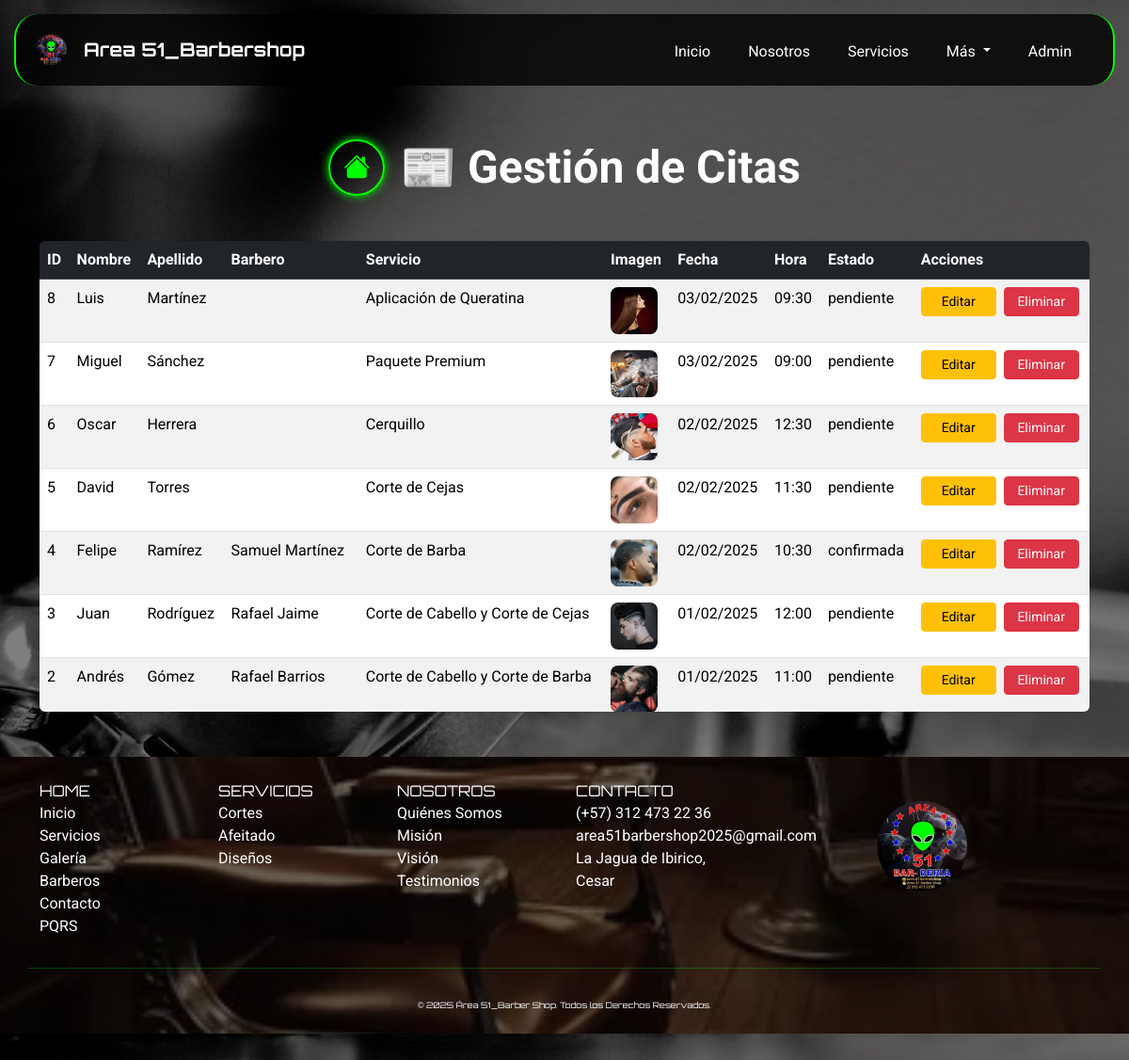
Page /index.php?page=citas on the committed database.
### tables this page shows
CREATE TABLE `citas` (
  `id_cita` int(11) NOT NULL,
  `id_cliente` int(11) NOT NULL,
  `id_barbero` int(11) NOT NULL,
  `id_servicio` int(11) NOT NULL,
  `img_servicio` varchar(255) DEFAULT NULL,
  `fecha_cita` date NOT NULL,
  `hora_cita` time NOT NULL,
  `estado` enum('pendiente','confirmada','cancelada','realizada') DEFAULT 'pendiente',
  `fecha_creacion` timestamp NOT NULL DEFAULT current_timestamp()
);

CREATE TABLE `clientes` (
  `id_cliente` int(11) NOT NULL,
  `nombre` varchar(100) NOT NULL,
  `apellido` varchar(100) NOT NULL,
  `telefono` varchar(20) DEFAULT NULL,
  `correo` varchar(150) DEFAULT NULL,
  `fecha_registro` timestamp NOT NULL DEFAULT current_timestamp()
);

CREATE TABLE `servicios` (
  `id_servicio` int(11) NOT NULL,
  `img_servicio` varchar(255) DEFAULT NULL,
  `nombre` varchar(100) NOT NULL,
  `descripcion` text DEFAULT NULL,
  `precio` decimal(10,2) DEFAULT NULL,
  `observacion` varchar(255) DEFAULT NULL
);

CREATE TABLE `barberos` (
  `id_barbero` int(11) NOT NULL,
  `img_barberos` varchar(255) DEFAULT NULL,
  `nombre` varchar(100) NOT NULL,
  `especialidad` varchar(500) NOT NULL,
  `telefono` varchar(20) DEFAULT NULL,
  `email` varchar(100) DEFAULT NULL,
  `fecha_contratacion` date DEFAULT NULL
);

### app/controllers/CitasController.php (called while the page is built, shortened)
<?php
require_once __DIR__ . '/../models/Cita.php';
class CitasController {
    private $citas;
    public function __construct($db) {
        $this->citas = new Citas($db);
    }
    public function listarCitas() {
        return $this->citas->listar();
    }
}

### app/models/Cita.php (called while the page is built, shortened)
<?php
class Citas {
    private $db;
    public function __construct($db) {
        $this->db = $db;
    }
    public function listar() {
        $stmt = $this->db->prepare("
            SELECT
                c.id_cita,
                cli.nombre AS nombre_cliente,
                cli.apellido AS apellido_cliente,
                b.nombre AS barbero,
                s.nombre AS servicio,
                s.img_servicio AS servicio_imagen,
                c.fecha_cita,
                c.hora_cita,
                c.estado
            FROM citas c
            LEFT JOIN clientes cli ON c.id_cliente = cli.id_cliente
            LEFT JOIN barberos b ON c.id_barbero = b.id_barbero
            LEFT JOIN servicios s ON c.id_servicio = s.id_servicio
            ORDER BY c.fecha_cita DESC, c.hora_cita DESC
        ");
        $stmt->execute();
        return $stmt->fetchAll(PDO::FETCH_ASSOC);
    }
}

### app/views/citas/citas.php (the view, shortened to what this page needs)
<?php
require_once __DIR__ . '/../../controllers/CitasController.php';
$citasController = new CitasController($db);
$citas = $citasController->listarCitas();
?>
<body>
    <div class="container py-5" style="margin-top:100px;">
        <div class="d-flex flex-column flex-md-row align-items-center justify-content-center gap-3 mb-5 text-center text-md-start">
            <a href="index.php?page=panel" class="btn btn-neon d-flex justify-content-center align-items-center rounded-circle mb-3 mb-md-0" style="width: 60px; height: 60px;">
                <i class="bi bi-house-fill fs-3"></i>
            </a>
            <h1 class="fw-bold display-5 text-white mb-0">📰 Gestión de Citas</h1>
        </div>
        <div class="table-wrapper rounded shadow-sm" style="max-height:500px; overflow-y:auto;">
            <table class="table table-striped table-hover mb-0">
                <thead class="table-dark">
                    <tr style="position: sticky; top: 0; z-index: 1;">
                        <th>ID</th>
                        <th>Nombre</th>
                        <th>Apellido</th>
                        <th>Barbero</th>
                        <th>Servicio</th>
                        <th>Imagen</th>
                        <th>Fecha</th>
                        <th>Hora</th>
                        <th>Estado</th>
                        <th>Acciones</th>
                    </tr>
                </thead>
                <tbody>
                    <?php if(is_array($citas) && count($citas) > 0): ?>
                        <?php foreach($citas as $c): ?>
                            <tr>
                                <td><?= $c['id_cita'] ?></td>
                                <td><?= htmlspecialchars($c['nombre_cliente']) ?></td>
                                <td><?= htmlspecialchars($c['apellido_cliente']) ?></td>
                                <td><?= htmlspecialchars($c['barbero']) ?></td>
                                <td><?= htmlspecialchars($c['servicio']) ?></td>
                                <td>
                                    <?php if(!empty($c['servicio_imagen'])): ?>
                                        <img src="app/uploads/servicios/<?= htmlspecialchars($c['servicio_imagen']) ?>"
                                            alt="<?= htmlspecialchars($c['servicio']) ?>"
                                            style="width:50px; height:50px; object-fit:cover; border-radius:8px;">
                                    <?php else: ?>
                                        <span class="text-muted">Sin imagen</span>
                                    <?php endif; ?>
                                </td>
                                <td><?= htmlspecialchars(date('d/m/Y', strtotime($c['fecha_cita']))) ?></td>
                                <td><?= htmlspecialchars(date('H:i', strtotime($c['hora_cita']))) ?></td>
                                <td><?= htmlspecialchars($c['estado']) ?></td>
                                <td>
                                    <div class="d-flex gap-2">
                                        <a href="index.php?page=editar_cita&id=<?= $c['id_cita'] ?>" class="btn btn-warning btn-sm" style="width:80px;">Editar</a>
                                        <a href="index.php?page=eliminar_cita&id=<?= $c['id_cita'] ?>" class="btn btn-danger btn-sm" onclick="return confirm('¿Cancelar esta cita?')" style="width:80px;">Eliminar</a>
                                    </div>
                                </td>
                            </tr>
                        <?php endforeach; ?>
                    <?php else: ?>
                        <tr>
                            <td colspan="10" class="text-center">No hay citas registradas</td>
                        </tr>
                    <?php endif; ?>
                </tbody>
            </table>
        </div>
    </div>
<main>

### public/css/style.css (style rules this page uses)
body { background-image: url(../img/fondo_body.jpg); min-height: 100vh; background-size: cover; background-position: center; background-repeat: no-repeat; background-attachment: fixed; position: relative; font-family: 'Roboto', sans-serif; background-color: #000; color: #fff; margin: 0; padding: 0; width: 100%; align-items: center; justify-content: center; }
body::before { content: ''; position: fixed; top: 0; left: 0; width: 100%; height: 100%; background-color: rgba(0, 0, 0, 0.5); z-index: -1; }
html { scroll-behavior: smooth; width: 100%; }
.btn-neon { color: #00ff00; border: 2px solid #00ff00; background-color: transparent; box-shadow: 0 0 10px #00ff00; transition: all 0.3s ease; }
img { height: 80%; width: 80%; transition: transform 0.3s ease; }

### rows in the picture
citas: id_cita "8", id_cliente.nombre "Luis", id_cliente.apellido "Martínez", id_servicio.nombre "Aplicación de Queratina", id_servicio.img_servicio (picture), fecha_cita "03/02/2025", hora_cita "09:30", estado "pendiente"
citas: id_cita "7", id_cliente.nombre "Miguel", id_cliente.apellido "Sánchez", id_servicio.nombre "Paquete Premium", id_servicio.img_servicio (picture), fecha_cita "03/02/2025", hora_cita "09:00", estado "pendiente"
citas: id_cita "6", id_cliente.nombre "Oscar", id_cliente.apellido "Herrera", id_servicio.nombre "Cerquillo", id_servicio.img_servicio (picture), fecha_cita "02/02/2025", hora_cita "12:30", estado "pendiente"
citas: id_cita "5", id_cliente.nombre "David", id_cliente.apellido "Torres", id_servicio.nombre "Corte de Cejas", id_servicio.img_servicio (picture), fecha_cita "02/02/2025", hora_cita "11:30", estado "pendiente"
citas: id_cita "4", id_cliente.nombre "Felipe", id_cliente.apellido "Ramírez", id_barbero.nombre "Samuel Martínez", id_servicio.nombre "Corte de Barba", id_servicio.img_servicio (picture), fecha_cita "02/02/2025", hora_cita "10:30", estado "confirmada"
citas: id_cita "3", id_cliente.nombre "Juan", id_cliente.apellido "Rodríguez", id_barbero.nombre "Rafael Jaime", id_servicio.nombre "Corte de Cabello y Corte de Cejas", id_servicio.img_servicio (picture), fecha_cita "01/02/2025", hora_cita "12:00", estado "pendiente"
citas: id_cita "2", id_cliente.nombre "Andrés", id_cliente.apellido "Gómez", id_barbero.nombre "Rafael Barrios", id_servicio.nombre "Corte de Cabello y Corte de Barba", id_servicio.img_servicio (picture), fecha_cita "01/02/2025", hora_cita "11:00", estado "pendiente"
